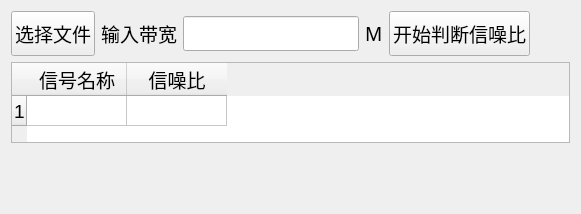
      <widget class="QWidget" name="tab_10">
       <attribute name="title">
        <string>判断信噪比</string>
       </attribute>
       <layout class="QVBoxLayout" name="verticalLayout_4">
        <item>
         <layout class="QHBoxLayout" name="horizontalLayout_12">
          <item>
           <widget class="QPushButton" name="pushButton_22">
            <property name="minimumSize">
             <size>
              <width>0</width>
              <height>45</height>
             </size>
            </property>
            <property name="maximumSize">
             <size>
              <width>16777215</width>
              <height>16777215</height>
             </size>
            </property>
            <property name="font">
             <font>
              <family>Adobe Arabic</family>
              <pointsize>14</pointsize>
             </font>
            </property>
            <property name="text">
             <string>选择文件</string>
            </property>
           </widget>
          </item>
          <item>
           <widget class="QLabel" name="label_51">
            <property name="maximumSize">
             <size>
              <width>16777215</width>
              <height>16777215</height>
             </size>
            </property>
            <property name="font">
             <font>
              <family>宋体</family>
              <pointsize>14</pointsize>
              <weight>50</weight>
              <bold>false</bold>
             </font>
            </property>
            <property name="layoutDirection">
             <enum>Qt::RightToLeft</enum>
            </property>
            <property name="text">
             <string>输入带宽</string>
            </property>
           </widget>
          </item>
          <item>
           <widget class="QLineEdit" name="lineEdit_17">
            <property name="minimumSize">
             <size>
              <width>0</width>
              <height>35</height>
             </size>
            </property>
            <property name="font">
             <font>
              <family>Times New Roman</family>
              <pointsize>14</pointsize>
              <weight>75</weight>
              <bold>true</bold>
             </font>
            </property>
           </widget>
          </item>
          <item>
           <widget class="QLabel" name="label_50">
            <property name="maximumSize">
             <size>
              <width>16777215</width>
              <height>16777215</height>
             </size>
            </property>
            <property name="font">
             <font>
              <family>宋体</family>
              <pointsize>14</pointsize>
              <weight>50</weight>
              <bold>false</bold>
             </font>
            </property>
            <property name="layoutDirection">
             <enum>Qt::RightToLeft</enum>
            </property>
            <property name="text">
             <string>M</string>
            </property>
           </widget>
          </item>
          <item>
           <widget class="QPushButton" name="pushButton_23">
            <property name="minimumSize">
             <size>
              <width>0</width>
              <height>45</height>
             </size>
            </property>
            <property name="maximumSize">
             <size>
              <width>200</width>
              <height>16777215</height>
             </size>
            </property>
            <property name="font">
             <font>
              <family>Adobe Arabic</family>
              <pointsize>14</pointsize>
             </font>
            </property>
            <property name="text">
             <string>开始判断信噪比</string>
            </property>
           </widget>
          </item>
          <item>
           <spacer name="horizontalSpacer_13">
            <property name="orientation">
             <enum>Qt::Horizontal</enum>
            </property>
            <property name="sizeHint" stdset="0">
             <size>
              <width>40</width>
              <height>20</height>
             </size>
            </property>
           </spacer>
          </item>
         </layout>
        </item>
        <item>
         <widget class="QTableWidget" name="tableWidget_5">
          <property name="minimumSize">
           <size>
            <width>200</width>
            <height>68</height>
           </size>
          </property>
          <property name="maximumSize">
           <size>
            <width>16777215</width>
            <height>81</height>
           </size>
          </property>
          <property name="font">
           <font>
            <pointsize>12</pointsize>
           </font>
          </property>
          <row>
           <property name="text">
            <string>1</string>
           </property>
           <property name="font">
            <font>
             <pointsize>14</pointsize>
            </font>
           </property>
          </row>
          <column>
           <property name="text">
            <string>信号名称</string>
           </property>
           <property name="font">
            <font>
             <pointsize>14</pointsize>
            </font>
           </property>
          </column>
          <column>
           <property name="text">
            <string>信噪比</string>
           </property>
           <property name="font">
            <font>
             <pointsize>14</pointsize>
            </font>
           </property>
          </column>
         </widget>
        </item>
        <item>
         <layout class="QVBoxLayout" name="verticalLayout_18">
          <item>
           <widget class="QLabel" name="label_10">
            <property name="text">
             <string/>
            </property>
           </widget>
          </item>
          <item>
           <spacer name="verticalSpacer_17">
            <property name="orientation">
             <enum>Qt::Vertical</enum>
            </property>
            <property name="sizeHint" stdset="0">
             <size>
              <width>20</width>
              <height>40</height>
             </size>
            </property>
           </spacer>
          </item>
         </layout>
        </item>
       </layout>
      </widget>
